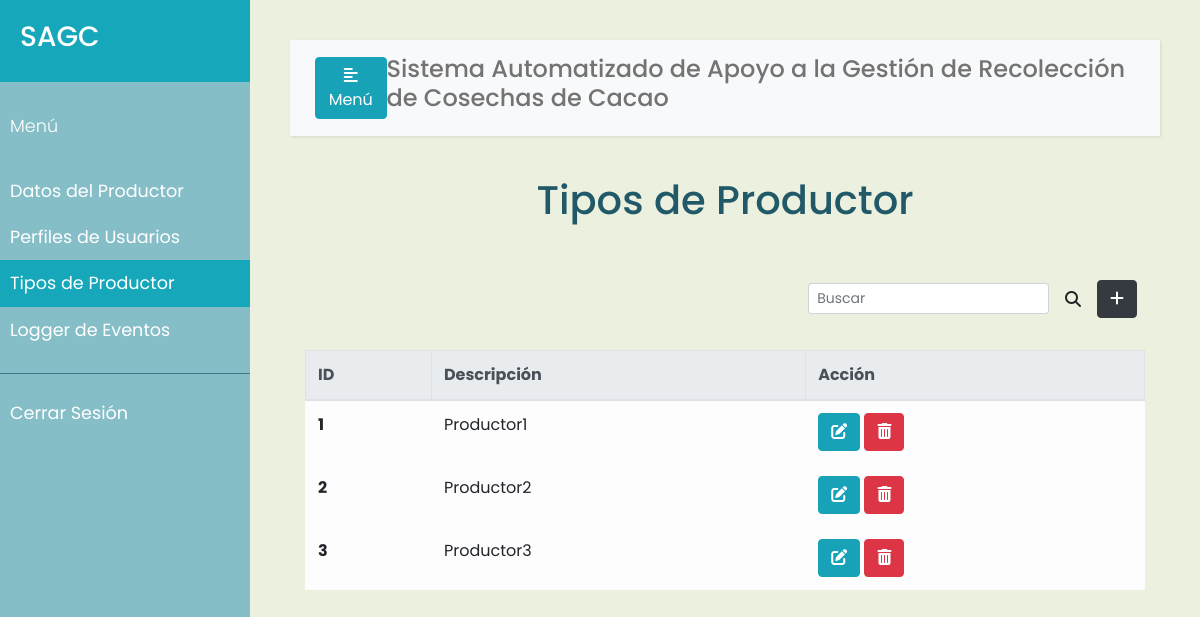
The page /tipo_productor (signed in) on the database its author committed.
### models.py (models this page shows, shortened)
class TypeProductor(db.Model):
    __tablename__ = 'type_prod'
    id = db.Column(db.Integer, primary_key=True)
    description = db.Column(db.String(120), nullable=False, unique=True)

### app.py (the view, shortened to what this page needs)
@app.route('/tipo_productor', methods=['GET', 'POST'])
@login_required
def tipo_productor():
    error=None
    type_prod = TypeProductor.query.all()
    return render_template('tipo_productor.html', admin=session['rol_admin'], type_prod=type_prod)

### app.py (called while the page is built)
def login_required(f):
    @wraps(f)
    def wrap(*args, **kwargs):
        if 'logged_in' in session:
            return f(*args, **kwargs)
        else:
            flash('Necesitas iniciar sesión primero')
            return redirect(url_for('login'))
    return wrap

### templates/tipo_productor.html (shortened to what this page needs)
{% extends "base.html" %}
{% block navbar %}
<li class="nav-item">
    <a class="nav-link" href="{{url_for('productor')}}">Datos del Productor</a>
</li>
{% if admin %}
<li class="nav-item">
    <a class="nav-link" href="{{url_for('perfiles')}}">Perfiles de Usuarios</a>
</li>
{% endif %}
<li class="nav-item active">
  <a class="nav-link" href="{{url_for('tipo_productor')}}">Tipos de Productor<span class="sr-only">(current)</span></a>
</li>
<li class="nav-item">
    <a class="nav-link" href="{{url_for('eventos')}}">Logger de Eventos</a>
</li>
{% endblock %}
{% block sesion %}
<li class="nav-item">
  <a class="nav-link" href="{{url_for('logout')}}">Cerrar Sesión</a>
</li>
{% endblock %}
{% block content %}
    <div class="container h-100">
        <p class="text-center h1 fw-bold mb-5 mx-1 mx-md-4 mt-4">Tipos de Productor</p>
        <div class="d-flex flex-row-reverse bd-highlight">
            <div class="p-2 bd-highlight">
              <button type="button" class="btn btn-dark" data-toggle="modal" data-target="#exampleModalLong">
                <i class="fa-solid fa-plus"></i>
              </button>
            </div>
            <div class="p-2 bd-highlight" style="display:flex; align-content: flex-end;">
              <form class="form-inline" style="justify-content: flex-end">
                <input class="form-control form-control-sm mr-3 w-75" type="text" placeholder="Buscar"
                  aria-label="Search">
                <i class="fas fa-search" aria-hidden="true"></i>
              </form>
            </div>
        </div>
        <br>
        <table class="table table-bordered table-light table-hover">
          <thead class="thead-light">
            <tr>
              <th scope="col">ID</th>
              <th scope="col">Descripción</th>
              <th scope="col">Acción</th>
            </tr>
          </thead>
          <tbody>
            {% for u in type_prod %}
            <tr>
              <th scope="row">{{u.id}}</th>
              <td>{{u.description}}</td>
              <td>
                <button type="button" class="btn btn-info" data-toggle="modal" data-target="#editModal">
                  <a href=""> <i class="fas fa-edit"></i></a>
                </button>
                <button type="button" class="btn btn-danger" data-toggle="modal" data-target="#editModal">
                  <a href=""> <i class="fas fa-trash-alt"></i></a>
                </button>
              </td>
            </tr>
            {% endfor %}
          </tbody>
        </table>
    </div>
{% endblock %}

### static/css/styles.css (style rules this page uses)
body { font-family: 'Poppins', sans-serif; background: #ebf1de; }
p { font-family: 'Poppins', sans-serif; font-size: 1.1em; font-weight: 300; line-height: 1.7em; color: #215968; }
a, a:hover, a:focus { color: inherit; text-decoration: none; transition: all 0.3s; }
#sidebar ul li a { padding: 10px; font-size: 1.1em; display: block; }
#sidebar ul li.active>a, a[aria-expanded="true"] { color: #fff; background: #16a8ba; }

### rows shown on the page
TypeProductor: id "1", description "Productor1"
TypeProductor: id "2", description "Productor2"
TypeProductor: id "3", description "Productor3"
